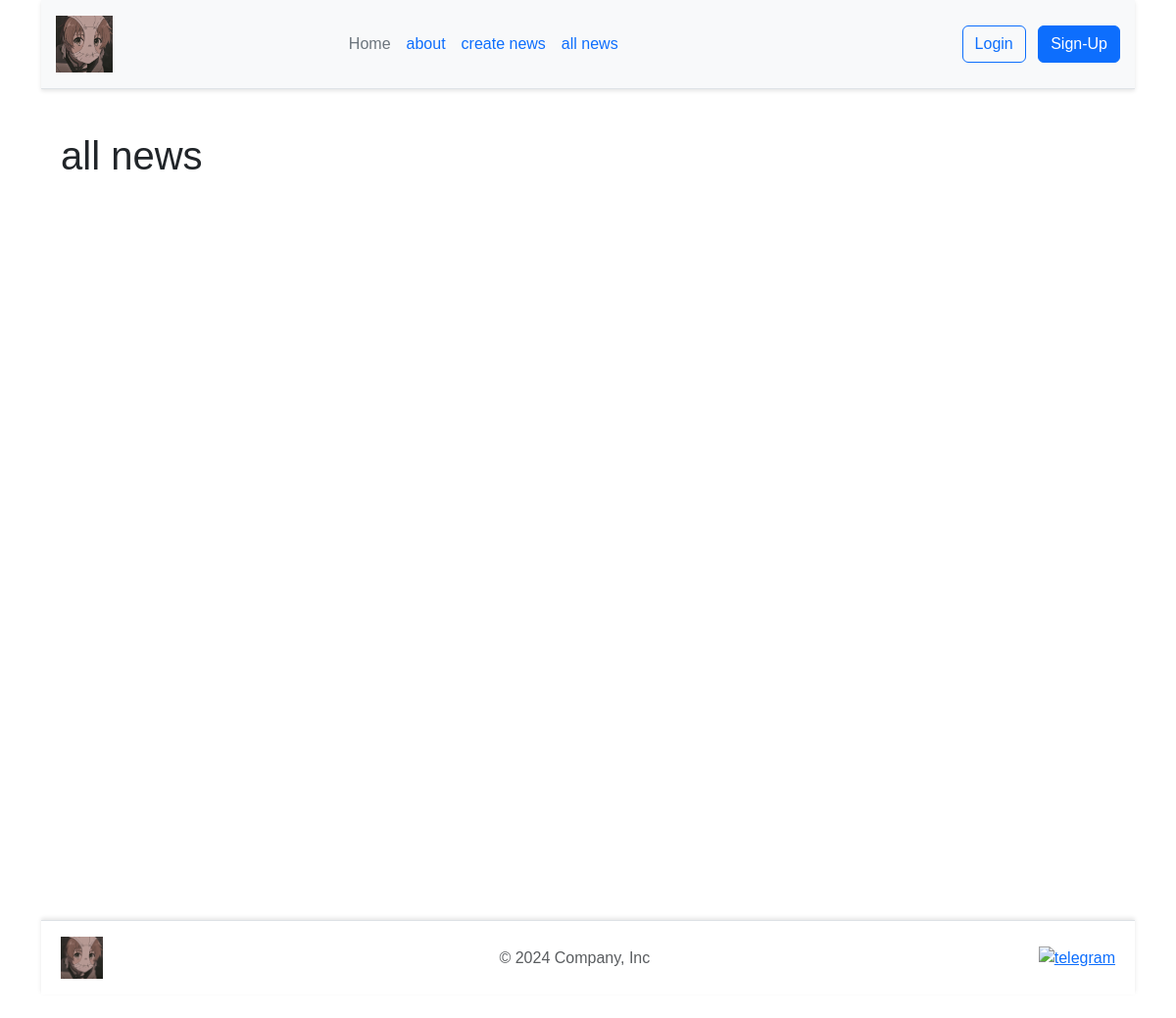
Page /posts on the earlier database version.
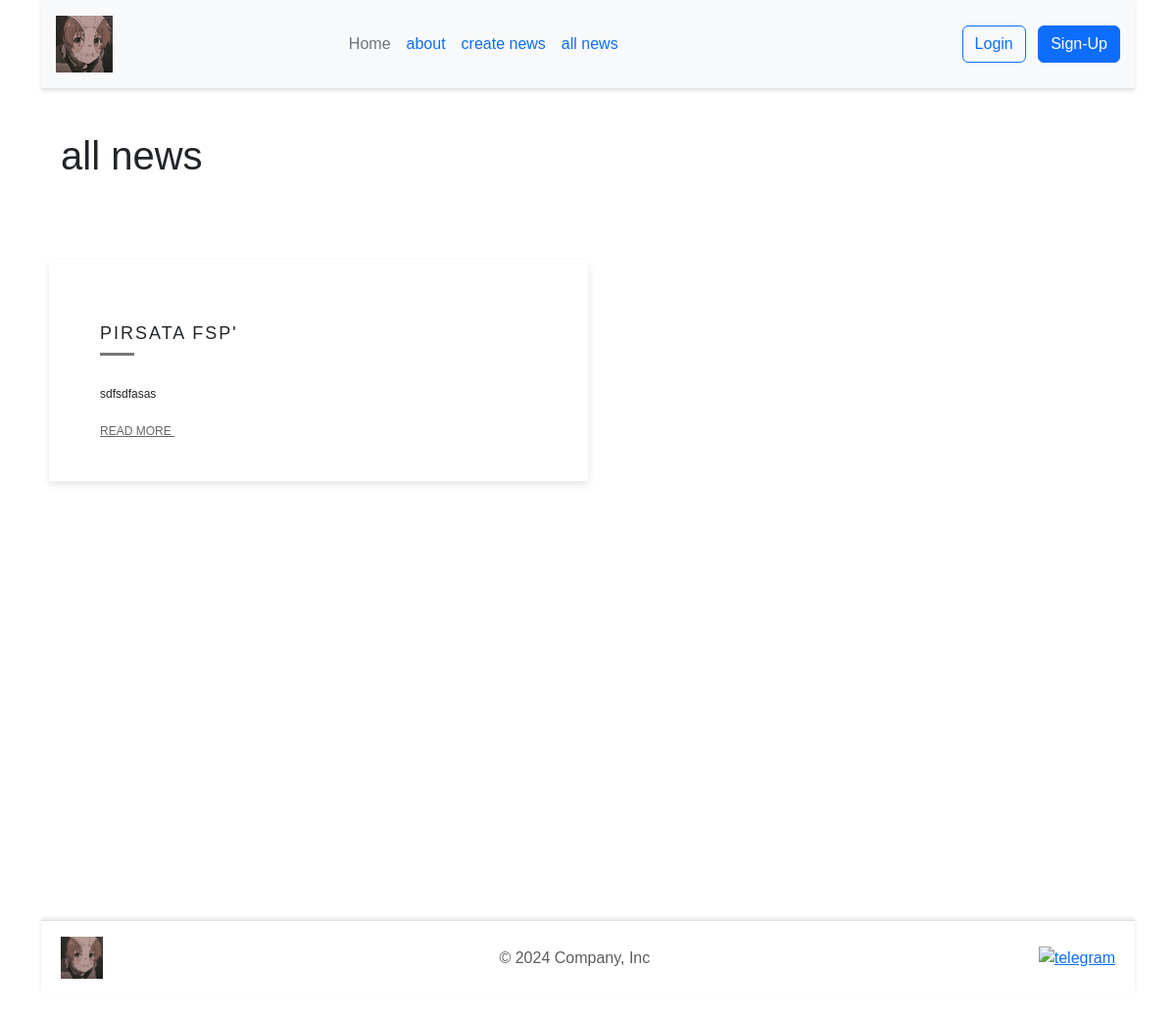
Same page on the later database version.
### app.py (models this page shows)
class Post(db.Model):
    id = db.Column(db.Integer, primary_key=True)
    title = db.Column(db.String(50), nullable=False)
    text = db.Column(db.Text, nullable=False)
    user_id = db.Column(db.Integer, db.ForeignKey('user.id'), nullable=False)
    user = db.relationship('User', backref=db.backref('posts', lazy=True))

### app.py (the view)
@app.route("/posts")
def posts():
    posts = Post.query.all()
    return render_template('posts.html', posts=posts)

### templates/posts.html (shortened to what this page needs)
{%extends "base.html"%}
{% block main %}
<h1>all news</h1><br>
<div class="row">
    {% for post in posts %}
    <div class="col-md-6 item">
        <div class="item-in">
            <h4>{{ post.title }}</h4>
            <div class="seperator"></div>
            <p>{{ post.text }}</p>
            <a href="{{ url_for('post_detail', post_id=post.id) }}">Read More
            </a>
        </div>
    </div>
    {% endfor %}
</div>
{% endblock %}

### templates/base.html (shortened to what this page needs)
<!doctype html>
<html lang="en">
<head>
    <link href="https://cdn.jsdelivr.net/npm/bootstrap@5.3.3/dist/css/bootstrap.min.css" rel="stylesheet">
    <link rel="stylesheet" href="{{ url_for("static", filename="css/main.css")}}">
</head>
<body>
    <div class="page">
        <div id="content">
            <div class="container">
                <header class="d-flex flex-wrap align-items-center justify-content-center justify-content-md-between py-3 mb-4 border-bottom">
                    <img class="header__img" src="{{url_for('static', filename="img/ava.jpg")}}" alt="ava">
                    <ul class="nav col-12 col-md-auto mb-2 justify-content-center mb-md-0">
                      <li><a href="{{url_for('index')}}" class="nav-link px-2 link-secondary">Home</a></li>
                      <li><a href="{{url_for('about')}}" class="nav-link px-2">about</a></li>
                      <li><a href="{{url_for('create')}}" class="nav-link px-2">create news</a></li>
                      <li><a href="{{url_for('posts')}}" class="nav-link px-2">all news</a></li>
                    </ul>
                    <div class="col-md-3 text-end">
                        {% if current_user.is_authenticated %}
                        <a href="{{ url_for('logout') }}">
                            <button type="button" class="btn btn-primary">Logout</button>
                        </a>
                        {% else %}
                        <a href="/login">
                            <button type="button" class="btn btn-outline-primary me-2">Login</button></a>
                        <a href="/signup">
                            <button type="button" class="btn btn-primary">Sign-Up</button>
                        </a>
                        {% endif %}
                    </div>
                </header>
                <main class="maine">
                    {% block main %}
                    {% endblock %}
                </main>
                <footer class="d-flex flex-wrap justify-content-between align-items-center py-3 my-4 border-top" style='margin-top: auto;'>
                    <a class="mb-3 me-2 mb-md-0 text-body-secondary text-decoration-none lh-1">
                        <img class="footer__img" src="{{url_for('static', filename="img/ava.jpg")}}" alt="ava">
                    </a>
                    <span class="mb-3 mb-md-0 text-body-secondary">© 2024 Company, Inc</span>
                    <a href="https://t.me/flluffytaill" class="footer__link">
                        <img class="footer__img" src="{{url_for('static', filename="img/tg.jpg")}}" alt="telegram">
                    </a>
                  </footer>
            </div>
        </div>
    </div>
</body>
</html>

### static/css/main.css (style rules this page uses)
* { margin: 0; padding: 0; box-sizing: border-box; }
html, body { height: 100%; }
body { margin: 0; display: flex; flex-direction: column; font-family: Arial, sans-serif; }
#content { display: flex; flex-direction: column; min-height: 100vh; }
header { background: #f8f9fa; padding: 15px; box-shadow: 0 2px 4px rgba(0, 0, 0, 0.1); border-bottom: 1px solid #e0e0e0; transition: background 0.3s ease, box-shadow 0.3s ease; }
.header__img { height: 58px; width: 58px; }
main { flex: 1; padding: 20px; }
.footer__img { height: 43px; width: 43px; }
footer { background: #ffffff; color: white; text-align: center; padding: 10px 20px; box-shadow: 0 -2px 4px rgba(0, 0, 0, 0.1); }
.maine { overflow: hidden; display: flex; flex-direction: column; min-height: 100vh; }
.row { padding: 50px 0; }
.seperator { margin-bottom: 30px; width: 35px; height: 3px; background: #777; border: none; }
.item { position: relative; margin-bottom: 30px; min-height: 1px; float: left; transition: background 0.3s ease, box-shadow 0.3s ease; box-shadow: 0 4px 8px rgba(0, 0, 0, 0.1); -webkit-backface-visibility: hidden; -webkit-tap-highlight-color: transparent; -webkit-touch-callout: none; -webkit-user-select: none; -moz-user-select: none; -ms-user-select: none; user-select: none; }
.item .item-in { background: #fff; padding: 40px; position: relative; }
.item .item-in::before { content: ""; position: absolute; bottom: 0px; height: 2px; width: 0%; background: #db1111; right: 0px; -webkit-transition: width 0.4s; transition: width 0.4s; }
.item h4 { font-size: 18px; margin-top: 25px; letter-spacing: 2px; text-transform: uppercase; }
.item p { font-size: 12px; }
.item a { font-family: 'Montserrat', sans-serif; font-size: 12px; text-transform: uppercase; color: #666666; margin-top: 10px; }

Differences in the rows shown:
added Post: title "PIRSATA FSP'", text "sdfsdfasas"
